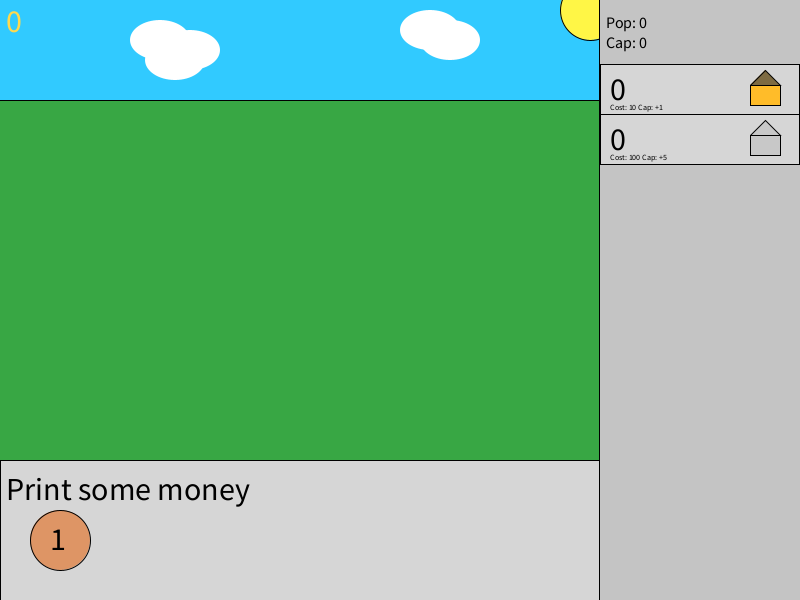
Frame 1 (no input)
Frame 60 (the mouse pressed at the canvas centre just before this capture): identical to frame 1, image omitted
Frame 120 (the mouse held since frame 60 and released just before this capture): identical to frame 1, image omitted

The Processing sketch that drew this single still picture (run headless with seeded random() and noise(); from frame 60 on, the mouse is pressed at the canvas centre):

// Processing sketch: processing_114099
// ── processing_114099.pde

int money = 0;

float cd = 60;

int pop = 0;
int cap = 0;
int popsek = 1;
int onesek = 60;

//coppermønt
int copperx = 60;
int coppery = 540;
float coppers = 1.0;

//silvermønt
int silverx = 140;
int silvery = 540;
float silvers = 1.0;

//goldmønt
int goldx = 220;
int goldy = 540;
float golds = 1.0;

//unlocks
boolean unsilver = false;
boolean ungold = false;

//town
int house = 0;
int hoejhouse = 0;

void setup() {
  size(800, 600);
  frameRate(60);
}

void draw() {
  background(49, 202, 255);
  //gras
  fill(56, 167, 68);
  rect(-1, 100, width+2, height-99);
  //sol
  fill(255, 246, 70);
  ellipse(width-210, 10, 60, 60);
  //skyer
  noStroke();
  fill(255, 255, 255);
  ellipse(160, 40, 60, 40);
  ellipse(190, 50, 60, 40);
  ellipse(175, 60, 60, 40);
  ellipse(450, 40, 60, 40);
  ellipse(430, 30, 60, 40);

  //sidebar
  stroke(0, 0, 0);
  fill(196, 196, 196);
  rect(width-201, -1, 202, height+2);

  //money
  textSize(32);
  fill(214, 214, 214);
  rect(0, height-140, 599, 140);
  fill(0, 0, 0);
  text("Print some money ", 6, 500);
  //copper
  fill(222, 149, 101);
  ellipse(copperx, coppery, cd*coppers, cd*coppers);
  fill(255, 217, 77);
  text(money, 6, 32);
  fill(0, 0, 0);
  text("1", 50, 550);
  if (coppers<1) {
    coppers +=0.05;
  }

  //silver
  if (unsilver) {
    fill(185, 185, 185);
    ellipse(silverx, silvery, cd*silvers, cd*silvers);
    if (silvers<1) {
      silvers +=0.05;
    }
  }

  //gold
  if (ungold) {
    fill(250, 226, 91);
    ellipse(goldx, goldy, cd*golds, cd*golds);
    if (golds<1) {
      golds +=0.05;
    }
  }

  //cap & pop
  textSize(16);
  fill(0, 0, 0);
  if (pop<cap&&onesek==60) {
    pop+=popsek;
  }
  text("Pop: "+pop, width-194, 28);
  text("Cap: "+cap, width-194, 48);

  //income
  if (onesek==60) {
    money+=pop;
  }


  onesek-=1;
  if (onesek<0) {
    onesek=60;
  }

  //housefelt
  textSize(32);
  fill(214, 214, 214);
  rect(width-200, 64, 199, 50);
  fill(0, 0, 0);
  text(house, width-190, 100);
  dhouse(width-50, 70);
  textSize(8);
  fill(0, 0, 0);
  text("Cost: "+(8+round(1.5*(house+1)*(house+1)))+" Cap: +1", width-190, 110);
  //tegn på map
  for (int i = house; i > 0; i -= 1) {
    dhouse(8+32*((i-1)%8), 80+floor((i-1)/8)*38);
  }

  //hoejhousefelt
  textSize(32);
  fill(214, 214, 214);
  rect(width-200, 114, 199, 50);
  fill(0, 0, 0);
  text(hoejhouse, width-190, 150);
  dhoejhouse(width-50, 120);
  textSize(8);
  fill(0, 0, 0);
  text("Cost: "+(80+round(5*(hoejhouse+2)*(hoejhouse+2)))+" Cap: +5", width-190, 160);
  //tegn på map
  for (int i = hoejhouse; i > 0; i -= 1) {
    dhoejhouse(320+32*((i-1)%8), 80+floor((i-1)/8)*38);
  }
  //tegnmennesker
  for (int i = pop; i>0; i-=1) {
   dmand(10+i*7,-i%3*20+420);
  }
}

void mousePressed() {
  if (mouseX>copperx-cd/2&&mouseX<copperx+cd/2&&mouseY>coppery-cd/2&&mouseY<coppery+cd/2) {
    money += 1;
    coppers = 0.7;
  }
  if (mouseX>silverx-cd/2&&mouseX<silverx+cd/2&&mouseY>silvery-cd/2&&mouseY<silvery+cd/2) {
    money += 2;
    silvers = 0.7;
  }
  if (mouseX>goldx-cd/2&&mouseX<goldx+cd/2&&mouseY>goldy-cd/2&&mouseY<goldy+cd/2) {
    money += 5;
    golds = 0.7;
  }
  if (mouseX>width-200&&mouseX<width&&mouseY>64&&mouseY<114&&money>=8+round(1.5*(house+1)*(house+1))) {
    cap += 1;
    money -= 8+round(1.5*(house+1)*(house+1));
    house += 1;
  }
  if (mouseX>width-200&&mouseX<width&&mouseY>114&&mouseY<164&&money>=80+round(5*(hoejhouse+2)*(hoejhouse+2))) {
    cap += 5;
    money -= 80+round(5*(hoejhouse+2)*(hoejhouse+2));
    hoejhouse += 1;
  }
}


void dhouse(int placex, int placey) {
  fill(255, 188, 41);
  rect(0+placex, 15+placey, 30, 20);
  fill(126, 107, 66);
  beginShape();
  vertex(0+placex, 15+placey);
  vertex(30+placex, 15+placey);
  vertex(15+placex, 0+placey);
  vertex(0+placex, 15+placey);
  endShape();
}

void dhoejhouse(int placex, int placey) {
  fill(200, 200, 200);
  rect(0+placex, 15+placey, 30, 20);
  fill(200, 200, 200);
  beginShape();
  vertex(0+placex, 15+placey);
  vertex(30+placex, 15+placey);
  vertex(15+placex, 0+placey);
  vertex(0+placex, 15+placey);
  endShape();
}

void dmand(int placex, int placey) {
  fill(237, 204, 163);
  ellipse(5+placex, 5+placey, 10, 10);
  line(5+placex, 10+placey, 5+placex, 20+placey);
  line(5+placex, 10+placey, 10+placex, 13+placey);
  line(5+placex, 10+placey, 0+placex, 13+placey);
  line(5+placex, 20+placey, 10+placex, 25+placey);
  line(5+placex, 20+placey, 0+placex, 25+placey);
}
